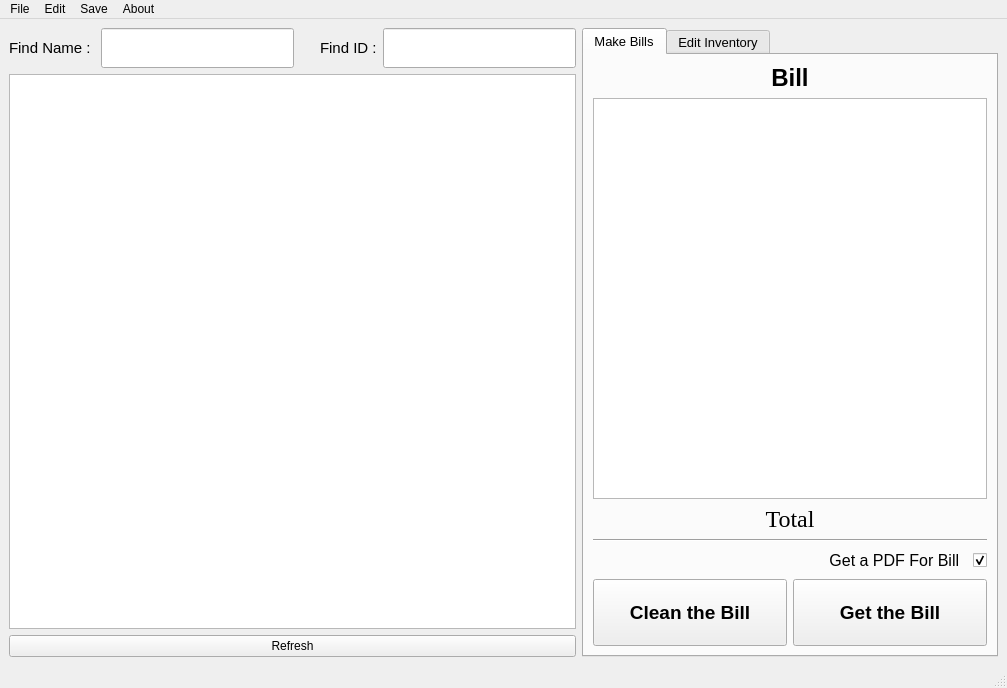
<?xml version="1.0" encoding="UTF-8"?>
<ui version="4.0">
 <class>MainWindow</class>
 <widget class="QMainWindow" name="MainWindow">
  <property name="geometry">
   <rect>
    <x>0</x>
    <y>0</y>
    <width>1007</width>
    <height>688</height>
   </rect>
  </property>
  <property name="windowTitle">
   <string>Billify</string>
  </property>
  <property name="autoFillBackground">
   <bool>false</bool>
  </property>
  <widget class="QWidget" name="centralwidget">
   <layout class="QHBoxLayout" name="horizontalLayout_3">
    <item>
     <layout class="QHBoxLayout" name="horizontalLayout_2">
      <item>
       <layout class="QVBoxLayout" name="Inventory_side" stretch="0,0,0">
        <item>
         <layout class="QHBoxLayout" name="search_boxes" stretch="1,0,1">
          <item>
           <layout class="QHBoxLayout" name="Name_search" stretch="1,3">
            <item>
             <widget class="QLabel" name="label_3">
              <property name="font">
               <font>
                <pointsize>11</pointsize>
               </font>
              </property>
              <property name="text">
               <string>Find Name : </string>
              </property>
             </widget>
            </item>
            <item>
             <widget class="QLineEdit" name="searchNameLineEdit">
              <property name="sizePolicy">
               <sizepolicy hsizetype="Minimum" vsizetype="Minimum">
                <horstretch>0</horstretch>
                <verstretch>0</verstretch>
               </sizepolicy>
              </property>
              <property name="font">
               <font>
                <pointsize>16</pointsize>
               </font>
              </property>
             </widget>
            </item>
           </layout>
          </item>
          <item>
           <spacer name="verticalSpacer">
            <property name="orientation">
             <enum>Qt::Orientation::Vertical</enum>
            </property>
            <property name="sizeType">
             <enum>QSizePolicy::Policy::Maximum</enum>
            </property>
            <property name="sizeHint" stdset="0">
             <size>
              <width>20</width>
              <height>40</height>
             </size>
            </property>
           </spacer>
          </item>
          <item>
           <layout class="QHBoxLayout" name="ID_search" stretch="1,5">
            <item>
             <widget class="QLabel" name="label_2">
              <property name="font">
               <font>
                <pointsize>11</pointsize>
               </font>
              </property>
              <property name="text">
               <string>Find ID :</string>
              </property>
             </widget>
            </item>
            <item>
             <widget class="QLineEdit" name="searchIDLineEdit">
              <property name="sizePolicy">
               <sizepolicy hsizetype="Minimum" vsizetype="Minimum">
                <horstretch>0</horstretch>
                <verstretch>0</verstretch>
               </sizepolicy>
              </property>
              <property name="font">
               <font>
                <pointsize>16</pointsize>
               </font>
              </property>
             </widget>
            </item>
           </layout>
          </item>
         </layout>
        </item>
        <item>
         <widget class="QTableWidget" name="outputTableWidget">
          <property name="font">
           <font>
            <pointsize>10</pointsize>
           </font>
          </property>
         </widget>
        </item>
        <item>
         <widget class="QPushButton" name="RefreshButton">
          <property name="text">
           <string>Refresh</string>
          </property>
         </widget>
        </item>
       </layout>
      </item>
     </layout>
    </item>
    <item>
     <widget class="QTabWidget" name="tabWidget">
      <property name="font">
       <font>
        <pointsize>10</pointsize>
       </font>
      </property>
      <property name="currentIndex">
       <number>0</number>
      </property>
      <widget class="QWidget" name="Bill_tab">
       <attribute name="title">
        <string>Make Bills</string>
       </attribute>
       <layout class="QHBoxLayout" name="horizontalLayout_4">
        <item>
         <layout class="QVBoxLayout" name="Bill_side" stretch="0,6,0,0,0,1">
          <item>
           <widget class="QLabel" name="label">
            <property name="font">
             <font>
              <family>Leelawadee UI</family>
              <pointsize>18</pointsize>
              <bold>true</bold>
             </font>
            </property>
            <property name="layoutDirection">
             <enum>Qt::LayoutDirection::LeftToRight</enum>
            </property>
            <property name="text">
             <string>Bill</string>
            </property>
            <property name="alignment">
             <set>Qt::AlignmentFlag::AlignCenter</set>
            </property>
           </widget>
          </item>
          <item>
           <widget class="QTableWidget" name="billOutputTableWidget">
            <property name="font">
             <font>
              <pointsize>10</pointsize>
             </font>
            </property>
           </widget>
          </item>
          <item>
           <widget class="QLabel" name="billTotalLabel">
            <property name="font">
             <font>
              <family>Times New Roman</family>
              <pointsize>18</pointsize>
              <fontweight>ExtraBold</fontweight>
             </font>
            </property>
            <property name="text">
             <string>Total</string>
            </property>
            <property name="alignment">
             <set>Qt::AlignmentFlag::AlignCenter</set>
            </property>
           </widget>
          </item>
          <item>
           <widget class="Line" name="line">
            <property name="font">
             <font>
              <pointsize>9</pointsize>
             </font>
            </property>
            <property name="orientation">
             <enum>Qt::Orientation::Horizontal</enum>
            </property>
           </widget>
          </item>
          <item>
           <widget class="QCheckBox" name="BillsCheckBox">
            <property name="enabled">
             <bool>true</bool>
            </property>
            <property name="sizePolicy">
             <sizepolicy hsizetype="Minimum" vsizetype="Minimum">
              <horstretch>0</horstretch>
              <verstretch>0</verstretch>
             </sizepolicy>
            </property>
            <property name="font">
             <font>
              <family>Segoe UI</family>
              <pointsize>12</pointsize>
              <italic>false</italic>
              <strikeout>false</strikeout>
              <stylestrategy>PreferDefault</stylestrategy>
              <hintingpreference>PreferVerticalHinting</hintingpreference>
              <fontweight>DemiBold</fontweight>
             </font>
            </property>
            <property name="focusPolicy">
             <enum>Qt::FocusPolicy::StrongFocus</enum>
            </property>
            <property name="layoutDirection">
             <enum>Qt::LayoutDirection::RightToLeft</enum>
            </property>
            <property name="autoFillBackground">
             <bool>false</bool>
            </property>
            <property name="text">
             <string>Get a PDF For Bill  </string>
            </property>
            <property name="checked">
             <bool>true</bool>
            </property>
           </widget>
          </item>
          <item>
           <layout class="QHBoxLayout" name="horizontalLayout">
            <item>
             <widget class="QPushButton" name="cleanBillButton">
              <property name="sizePolicy">
               <sizepolicy hsizetype="Minimum" vsizetype="MinimumExpanding">
                <horstretch>0</horstretch>
                <verstretch>0</verstretch>
               </sizepolicy>
              </property>
              <property name="minimumSize">
               <size>
                <width>0</width>
                <height>0</height>
               </size>
              </property>
              <property name="font">
               <font>
                <pointsize>14</pointsize>
                <bold>true</bold>
               </font>
              </property>
              <property name="text">
               <string>Clean the Bill</string>
              </property>
              <property name="iconSize">
               <size>
                <width>16</width>
                <height>16</height>
               </size>
              </property>
             </widget>
            </item>
            <item>
             <widget class="QPushButton" name="getTheBillButton">
              <property name="sizePolicy">
               <sizepolicy hsizetype="Minimum" vsizetype="MinimumExpanding">
                <horstretch>0</horstretch>
                <verstretch>0</verstretch>
               </sizepolicy>
              </property>
              <property name="font">
               <font>
                <pointsize>14</pointsize>
                <bold>true</bold>
               </font>
              </property>
              <property name="text">
               <string>Get the Bill</string>
              </property>
             </widget>
            </item>
           </layout>
          </item>
         </layout>
        </item>
       </layout>
      </widget>
      <widget class="QWidget" name="Inventory_tab">
       <attribute name="title">
        <string>Edit Inventory</string>
       </attribute>
       <layout class="QVBoxLayout" name="verticalLayout" stretch="0,11,1,0,2">
        <item>
         <widget class="QLabel" name="label_4">
          <property name="font">
           <font>
            <family>Leelawadee UI</family>
            <pointsize>18</pointsize>
            <bold>true</bold>
           </font>
          </property>
          <property name="text">
           <string>Inventory Editor</string>
          </property>
          <property name="alignment">
           <set>Qt::AlignmentFlag::AlignCenter</set>
          </property>
         </widget>
        </item>
        <item>
         <widget class="QTextEdit" name="logTextEdit">
          <property name="font">
           <font>
            <pointsize>11</pointsize>
           </font>
          </property>
          <property name="readOnly">
           <bool>true</bool>
          </property>
         </widget>
        </item>
        <item>
         <layout class="QHBoxLayout" name="horizontalLayout_5">
          <item>
           <widget class="QPushButton" name="addItemButton">
            <property name="sizePolicy">
             <sizepolicy hsizetype="Minimum" vsizetype="Minimum">
              <horstretch>0</horstretch>
              <verstretch>0</verstretch>
             </sizepolicy>
            </property>
            <property name="font">
             <font>
              <pointsize>13</pointsize>
              <bold>true</bold>
             </font>
            </property>
            <property name="text">
             <string>Add Item</string>
            </property>
           </widget>
          </item>
          <item>
           <widget class="QPushButton" name="editItemButton">
            <property name="sizePolicy">
             <sizepolicy hsizetype="Minimum" vsizetype="Minimum">
              <horstretch>0</horstretch>
              <verstretch>0</verstretch>
             </sizepolicy>
            </property>
            <property name="font">
             <font>
              <pointsize>13</pointsize>
              <bold>true</bold>
             </font>
            </property>
            <property name="text">
             <string>Edit Item</string>
            </property>
           </widget>
          </item>
          <item>
           <widget class="QPushButton" name="removeItemButton">
            <property name="sizePolicy">
             <sizepolicy hsizetype="Minimum" vsizetype="Minimum">
              <horstretch>0</horstretch>
              <verstretch>0</verstretch>
             </sizepolicy>
            </property>
            <property name="font">
             <font>
              <pointsize>13</pointsize>
              <bold>true</bold>
             </font>
            </property>
            <property name="text">
             <string>Remove Item</string>
            </property>
           </widget>
          </item>
         </layout>
        </item>
        <item>
         <widget class="QCheckBox" name="InventoryCheckBox">
          <property name="font">
           <font>
            <pointsize>12</pointsize>
            <italic>false</italic>
            <bold>true</bold>
            <underline>false</underline>
            <strikeout>false</strikeout>
           </font>
          </property>
          <property name="layoutDirection">
           <enum>Qt::LayoutDirection::RightToLeft</enum>
          </property>
          <property name="autoFillBackground">
           <bool>false</bool>
          </property>
          <property name="text">
           <string>Get PDF for Inventory Logs  </string>
          </property>
          <property name="checked">
           <bool>true</bool>
          </property>
          <property name="tristate">
           <bool>false</bool>
          </property>
         </widget>
        </item>
        <item>
         <layout class="QHBoxLayout" name="horizontalLayout_6">
          <item>
           <widget class="QPushButton" name="undoChangesButton">
            <property name="sizePolicy">
             <sizepolicy hsizetype="Minimum" vsizetype="Minimum">
              <horstretch>0</horstretch>
              <verstretch>0</verstretch>
             </sizepolicy>
            </property>
            <property name="font">
             <font>
              <pointsize>14</pointsize>
              <bold>true</bold>
             </font>
            </property>
            <property name="text">
             <string>Undo Changes</string>
            </property>
           </widget>
          </item>
          <item>
           <widget class="QPushButton" name="saveChangesButton">
            <property name="sizePolicy">
             <sizepolicy hsizetype="Minimum" vsizetype="Minimum">
              <horstretch>0</horstretch>
              <verstretch>0</verstretch>
             </sizepolicy>
            </property>
            <property name="font">
             <font>
              <pointsize>14</pointsize>
              <bold>true</bold>
             </font>
            </property>
            <property name="text">
             <string>Save Changes</string>
            </property>
           </widget>
          </item>
         </layout>
        </item>
       </layout>
      </widget>
     </widget>
    </item>
   </layout>
  </widget>
  <widget class="QMenuBar" name="menubar">
   <property name="geometry">
    <rect>
     <x>0</x>
     <y>0</y>
     <width>1007</width>
     <height>21</height>
    </rect>
   </property>
   <widget class="QMenu" name="menuBillsSave">
    <property name="title">
     <string>Edit</string>
    </property>
    <addaction name="actionChange_Shop_Name"/>
   </widget>
   <widget class="QMenu" name="menuSave_Logs">
    <property name="title">
     <string>Save</string>
    </property>
    <addaction name="actionSave_Bills_Logs"/>
    <addaction name="actionSave_Inventory_Logs"/>
   </widget>
   <widget class="QMenu" name="menuLocation">
    <property name="title">
     <string>File</string>
    </property>
    <addaction name="actionSave_Location"/>
    <addaction name="actionChange_Save_location"/>
   </widget>
   <widget class="QMenu" name="menuAbout">
    <property name="title">
     <string>About</string>
    </property>
    <addaction name="actionAbout_Application"/>
   </widget>
   <addaction name="menuLocation"/>
   <addaction name="menuBillsSave"/>
   <addaction name="menuSave_Logs"/>
   <addaction name="menuAbout"/>
  </widget>
  <widget class="QStatusBar" name="statusbar"/>
  <action name="actionInventory">
   <property name="text">
    <string>Inventory Manager</string>
   </property>
  </action>
  <action name="actionBill">
   <property name="checkable">
    <bool>false</bool>
   </property>
   <property name="text">
    <string>Bill Manager</string>
   </property>
  </action>
  <action name="actionSave_Location">
   <property name="text">
    <string>Goto Save Location</string>
   </property>
  </action>
  <action name="actionChange_Save_location">
   <property name="text">
    <string>Set Save Location</string>
   </property>
  </action>
  <action name="actionLoad_Data_From">
   <property name="text">
    <string>Load Data From</string>
   </property>
  </action>
  <action name="actionChange_Shop_Name">
   <property name="text">
    <string>Update Shop Name</string>
   </property>
  </action>
  <action name="actionSave_Bills_Logs">
   <property name="text">
    <string>Save Bills Logs</string>
   </property>
  </action>
  <action name="actionSave_Inventory_Logs">
   <property name="text">
    <string>Save Inventory Logs</string>
   </property>
  </action>
  <action name="actionAbout_Application">
   <property name="text">
    <string>About Application</string>
   </property>
  </action>
 </widget>
 <resources/>
 <connections/>
</ui>
